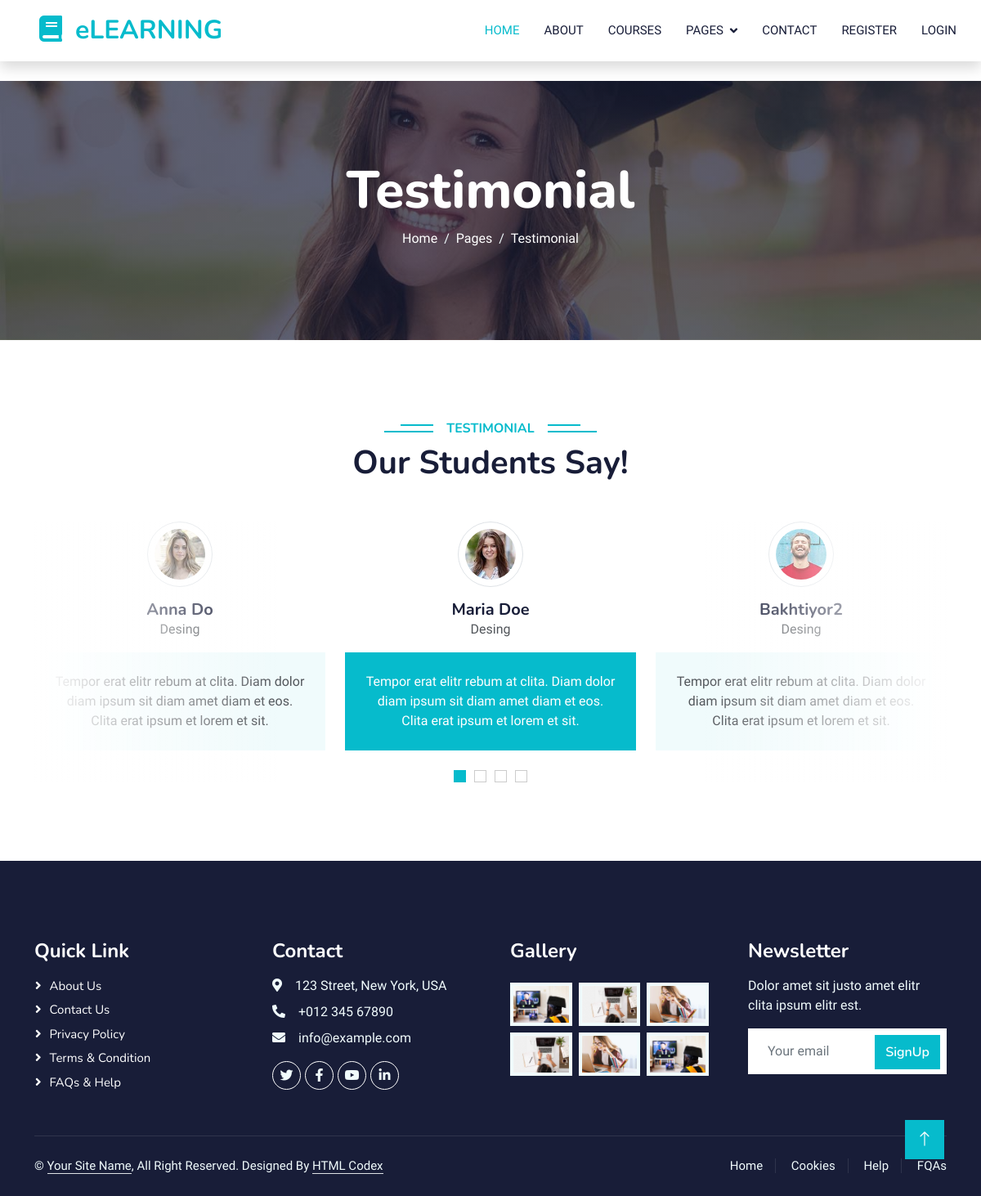
Screenshot of /testimonial with the database file from the repository.
### learningapp/models.py (models this page shows, shortened)
class Clients(models.Model):
    name = models.CharField(max_length=200)
    bio = models.TextField()
    profession = models.CharField(max_length=200)
    img = models.ImageField(upload_to='clients/')
    slug = models.SlugField()

### learningapp/views.py (the view)
# urls.py: path('testimonial', testimonial, name='testimonial'),
def testimonial(request):
   client = Clients.objects.all()
   context = {
      'client' : client
   }
   return render(request, 'testimonial.html', context=context)

### templates/testimonial.html
{% extends "base.html" %}
{% load static %}
{% block content %}
    <div class="container-fluid bg-primary py-5 mb-5 page-header">
        <div class="container py-5">
            <div class="row justify-content-center">
                <div class="col-lg-10 text-center">
                    <h1 class="display-3 text-white animated slideInDown">Testimonial</h1>
                    <nav aria-label="breadcrumb">
                        <ol class="breadcrumb justify-content-center">
                            <li class="breadcrumb-item"><a class="text-white" href="#">Home</a></li>
                            <li class="breadcrumb-item"><a class="text-white" href="#">Pages</a></li>
                            <li class="breadcrumb-item text-white active" aria-current="page">Testimonial</li>
                        </ol>
                    </nav>
                </div>
            </div>
        </div>
    </div>
    <div class="container-xxl py-5 wow fadeInUp" data-wow-delay="0.1s">
        <div class="container">
            <div class="text-center">
                <h6 class="section-title bg-white text-center text-primary px-3">Testimonial</h6>
                <h1 class="mb-5">Our Students Say!</h1>
            </div>
            <div class="owl-carousel testimonial-carousel position-relative">
                {% for client in client %}
                <div class="testimonial-item text-center">
                    <img class="border rounded-circle p-2 mx-auto mb-3" src="{{ client.img.url }}" style="width: 80px; height: 80px;">
                    <h5 class="mb-0">{{ client.name }}</h5>
                    <p>{{ client.profession }}</p>
                    <div class="testimonial-text bg-light text-center p-4">
                    <p class="mb-0">{{ client.bio }}</p>
                    </div>
                </div>
                {% endfor %}
            </div>
        </div>
    </div>
{% endblock content %}

### static/css/style.css (style rules this page uses)
:root { --primary: #06BBCC; --light: #F0FBFC; --dark: #181d38; }
.page-header { background: linear-gradient(rgba(24, 29, 56, .7), rgba(24, 29, 56, .7)), url(../img/carousel-1.jpg); background-position: center center; background-repeat: no-repeat; background-size: cover; }
.breadcrumb-item + .breadcrumb-item::before { color: var(--light); }
.section-title { position: relative; display: inline-block; text-transform: uppercase; }
.section-title::before { position: absolute; content: ""; width: calc(100% + 80px); height: 2px; top: 4px; left: -40px; background: var(--primary); z-index: -1; }
.section-title::after { position: absolute; content: ""; width: calc(100% + 120px); height: 2px; bottom: 5px; left: -60px; background: var(--primary); z-index: -1; }
.testimonial-carousel::before { position: absolute; content: ""; top: 0; left: 0; height: 100%; width: 0; background: linear-gradient(to right, rgba(255, 255, 255, 1) 0%, rgba(255, 255, 255, 0) 100%); z-index: 1; }
.testimonial-carousel::after { position: absolute; content: ""; top: 0; right: 0; height: 100%; width: 0; background: linear-gradient(to left, rgba(255, 255, 255, 1) 0%, rgba(255, 255, 255, 0) 100%); z-index: 1; }
@media (min-width: 768px) { .testimonial-carousel::before, .testimonial-carousel::after { width: 200px; } }
@media (min-width: 992px) { .testimonial-carousel::before, .testimonial-carousel::after { width: 300px; } }
.testimonial-carousel .owl-item .testimonial-text, .testimonial-carousel .owl-item.center .testimonial-text * { transition: .5s; }
.testimonial-carousel .owl-item.center .testimonial-text { background: var(--primary) !important; }
.testimonial-carousel .owl-item.center .testimonial-text * { color: #FFFFFF !important; }

### rows the page displays
Clients: img (picture), name "Maria Doe", profession "Desing", bio "Tempor erat elitr rebum at clita. Diam dolor diam ipsum sit diam amet diam et eos. Clita erat ipsum et lorem et sit."
Clients: img (picture), name "Bakhtiyor2", profession "Desing", bio "Tempor erat elitr rebum at clita. Diam dolor diam ipsum sit diam amet diam et eos. Clita erat ipsum et lorem et sit."
Clients: img (picture), name "Anna Do", profession "Desing", bio "Tempor erat elitr rebum at clita. Diam dolor diam ipsum sit diam amet diam et eos. Clita erat ipsum et lorem et sit."
